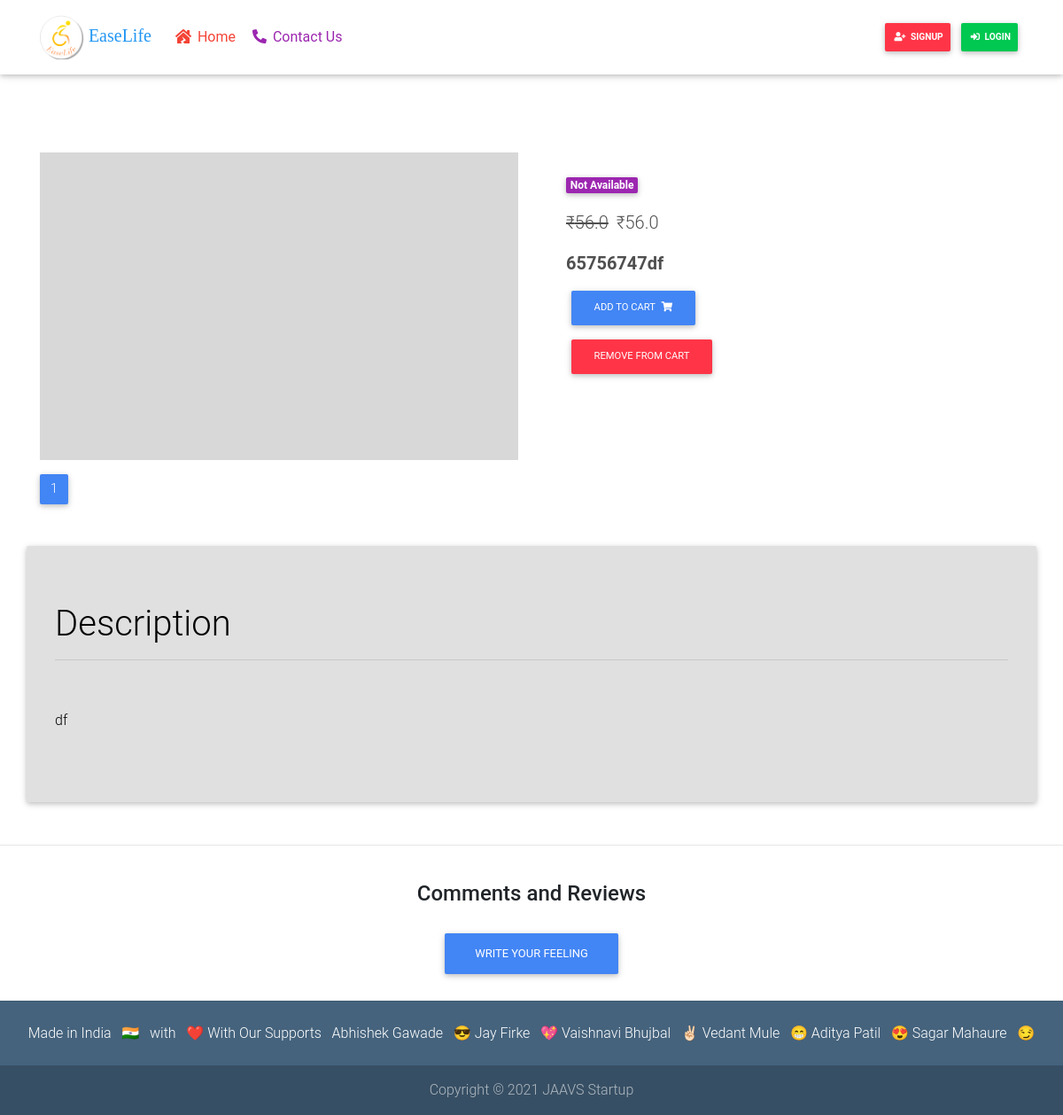
The app's page /product_view/65756747df/, older data.
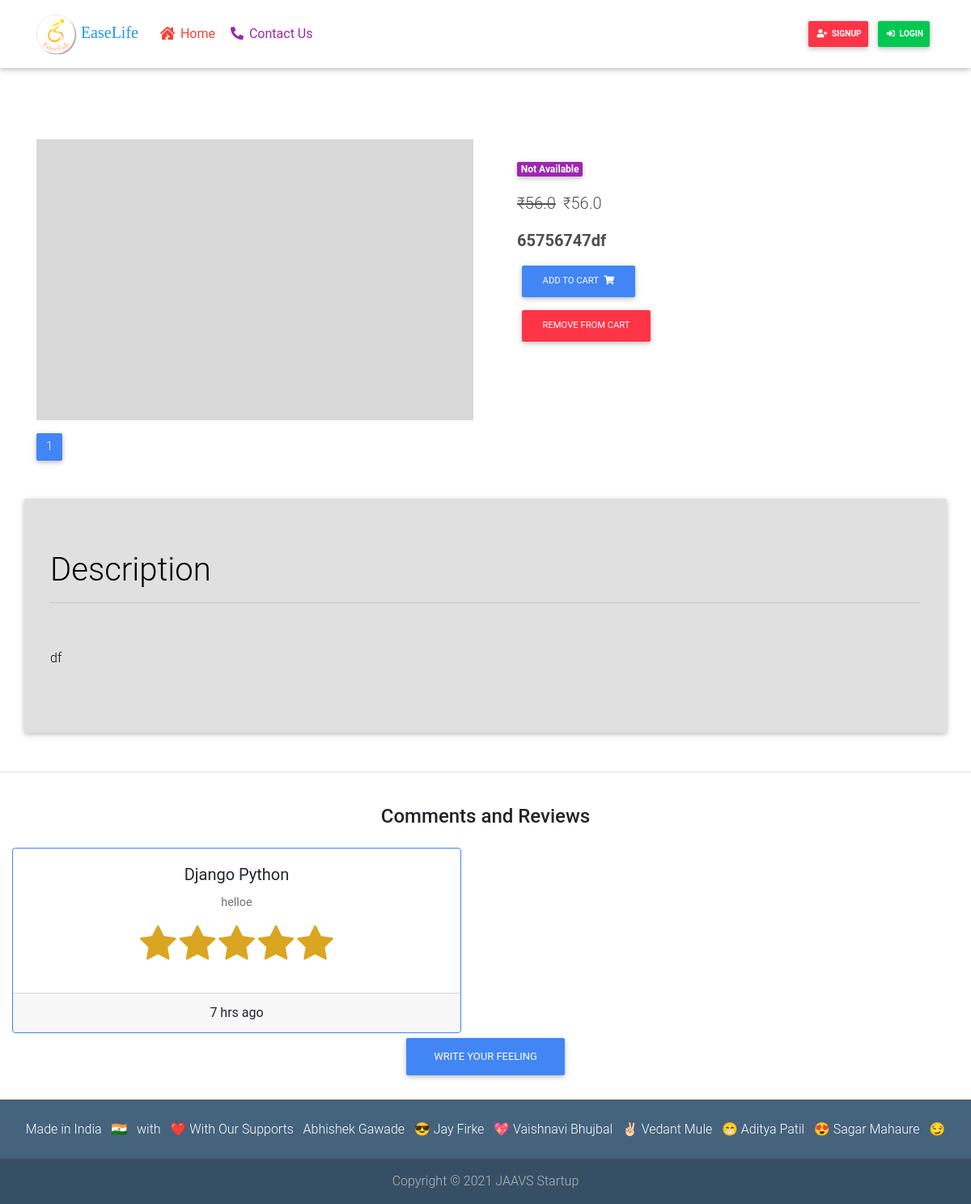
The same page, newer data.
### base/models.py (models this page shows, shortened)
class Comment(models.Model):
    user=models.ForeignKey(settings.AUTH_USER_MODEL,on_delete=models.CASCADE)
    product = models.ForeignKey(Item,on_delete=models.CASCADE)
    rating = models.IntegerField(default=0,validators=[
                MaxValueValidator(5),MinValueValidator(0)
            ])
    body = models.TextField(blank=True,null=True)
    created = models.DateTimeField(auto_now_add=True)
    updated = models.DateTimeField(auto_now=True)

### base/views.py (the view, shortened to what this page needs)
# urls.py: path('product_view/<slug>/',item_detail_view,name ='product-view'),
def item_detail_view(request,slug):
    item=get_object_or_404(Item,slug=slug)
    messages_item=Comment.objects.filter(product=item)[::-1]
    images_list=[]
    if item.image:
        images_list.append(item.image.url)
    context={
        'object':item,
        'messages_item':messages_item,
        'images_list':images_list,
        'range': range(1,6)
    }
    return render(request,'product-page.html',context)

### base/models.py (called while the page is built)
    def get_add_to_cart_url(self):
        return reverse("base:add-to-cart", kwargs={"slug": self.slug})

    def get_remove_to_cart_url(self):
        return reverse("base:remove-from-cart", kwargs={"slug": self.slug})

### templates/product-page.html (shortened to what this page needs)
{% extends 'base.html' %}
{% load date_tag %}
{% load static %}
{% block content %}
  <main class="mt-5 pt-4">
    <div class="container dark-grey-text mt-5">
      <div class="row wow fadeIn">
          <div class="col-md-6 mb-4">
              <img src="{{ object.image.url }}"
              alt="Lightbox image 1" class="img-fluid w-100" id='product_image' height="225" width="225">
              <nav>
              <ul class="pagination pg-blue">
                {% for  image_url in  images_list %}
                <li id='image{{forloop.counter}}' class="page-item {% if  forloop.counter == 1%}active{% endif %}" data='{{image_url}}'><a class="page-link waves-effect waves-effect" >{{forloop.counter }}</a></li>
                {% endfor %}
              </ul>
            </nav>
        </div>
        <div class="col-md-6 mb-4">
          <div class="p-4">
            <div class="mb-3">
              <a href="">
                <span class="badge purple mr-1">{{ object.get_category_display }}</span>
              </a>
            </div>
         <p class="lead">
         {% if object.discount_price %}
              <span class="mr-1">
                <del>₹{{object.price}}</del>
              </span>
            <span>₹{{object.discount_price }}</span>
          {% else %}
            <span>₹{{ object.price }}</span>
          {% endif %}
            </p>
            <p class="lead font-weight-bold">{{object.title}}</p>
                              <a href="{{ object.get_add_to_cart_url }}" class="btn btn-primary btn-md my-0 p " >Add to cart
                <i class="fas fa-shopping-cart ml-1"></i>
              </a>
              <a href="{{ object.get_remove_to_cart_url }}" class="btn btn-danger btn-md my-0 p  " >Remove from Cart
              </a>
              </div>
            </div>
            <div class="jumbotron btn-light col-md-12 ">
            <h1 class="display-5">Description</h1>
            <hr>
            <br>
          {% autoescape off %}
              {{ object.description|linebreaks }}
            {% endautoescape %}
            </div>
        </div>
      </div>
      <hr>
      <div class="row d-flex justify-content-center wow fadeIn">
        <h4 class="my-4 h4 text-center">Comments and Reviews</h4>
        <div class="col-md-12 ">
          <div class="card-deck">
        {% for review in messages_item %}
          {% if review.rating != 0 %}
                 <div class="col-sm-6">
                        <div class="card text-center border border-primary shadow-3 " >
                              <div class="card-body">
                                  <h5 class="card-title">{{review.user.get_full_name}}</h5>
                                  <p class="card-text">
                                    {{review.body}}
                                  </p>
                                  <p class="rating_button"  id="{{review.rating}}">
                                      {% for i in range %}
                                            {% if  i <= review.rating %}
                                               <span id='sd{{i}}' class="fa fa-star fa-3x checked"></span>
                                            {% else %}
                                              <span id='sd{{i}}' class="fa fa-star fa-3x"></span>
                                            {% endif %}
                                      {% endfor %}
                              </div>
                              <div class="card-footer">{{ review|date_str_output }}</div>
                          </div>
                    </div>
                {% endif %}
        {% endfor %}
        </div>
      <div class="row d-flex justify-content-center wow fadeIn">
        <button type="button" class="btn btn-primary" data-toggle="modal" data-target="#exampleModal" data-whatever="@mdo">Write Your Feeling</button>
      </div>
    </div>
  </main>
  {% endblock content %}

Row changes from the older to the newer data that the page shows:
added Comment: user.get_full_name "Django Python", body "helloe", rating 5 (drawn), created+updated "7 hrs ago"
